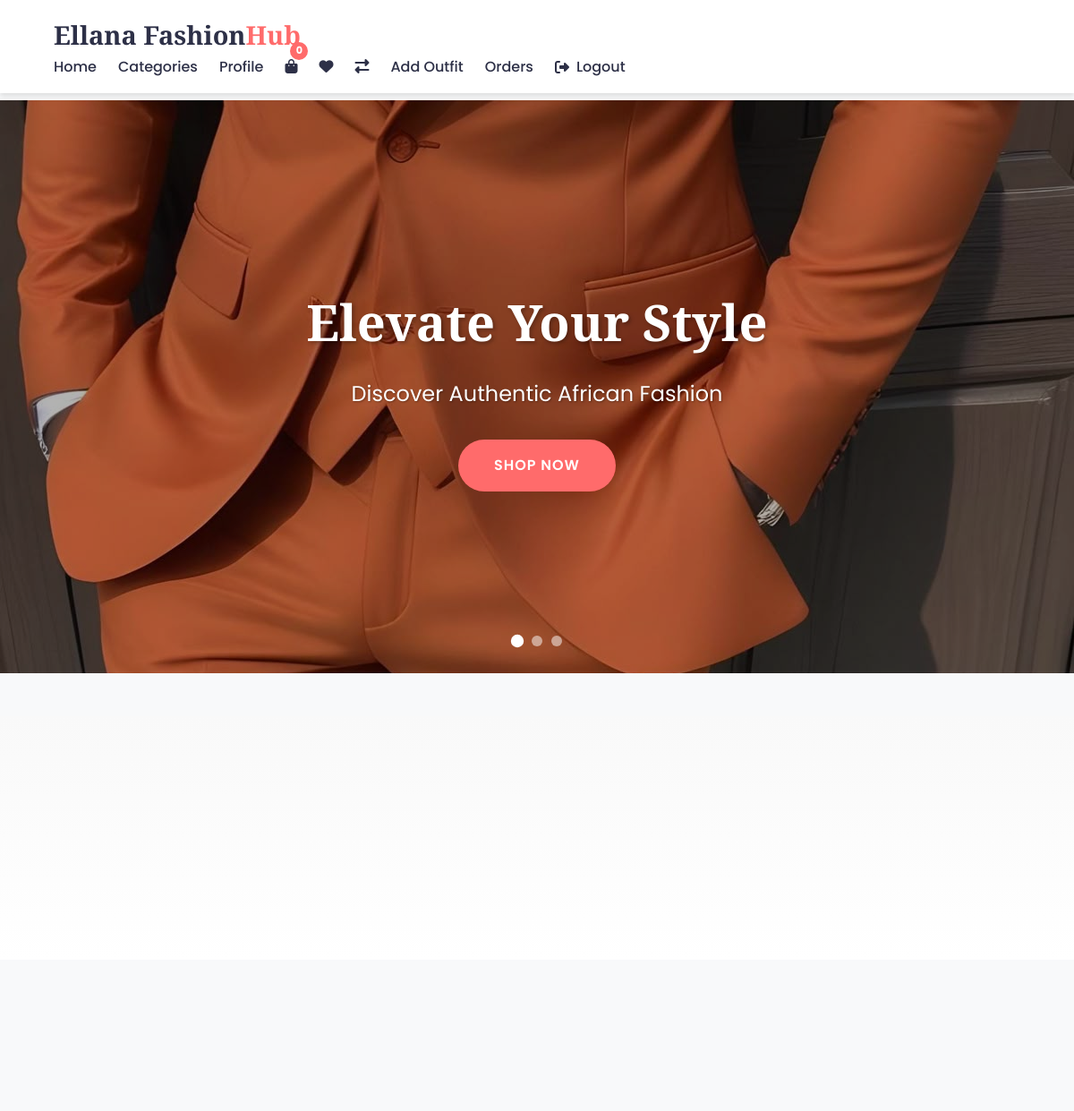
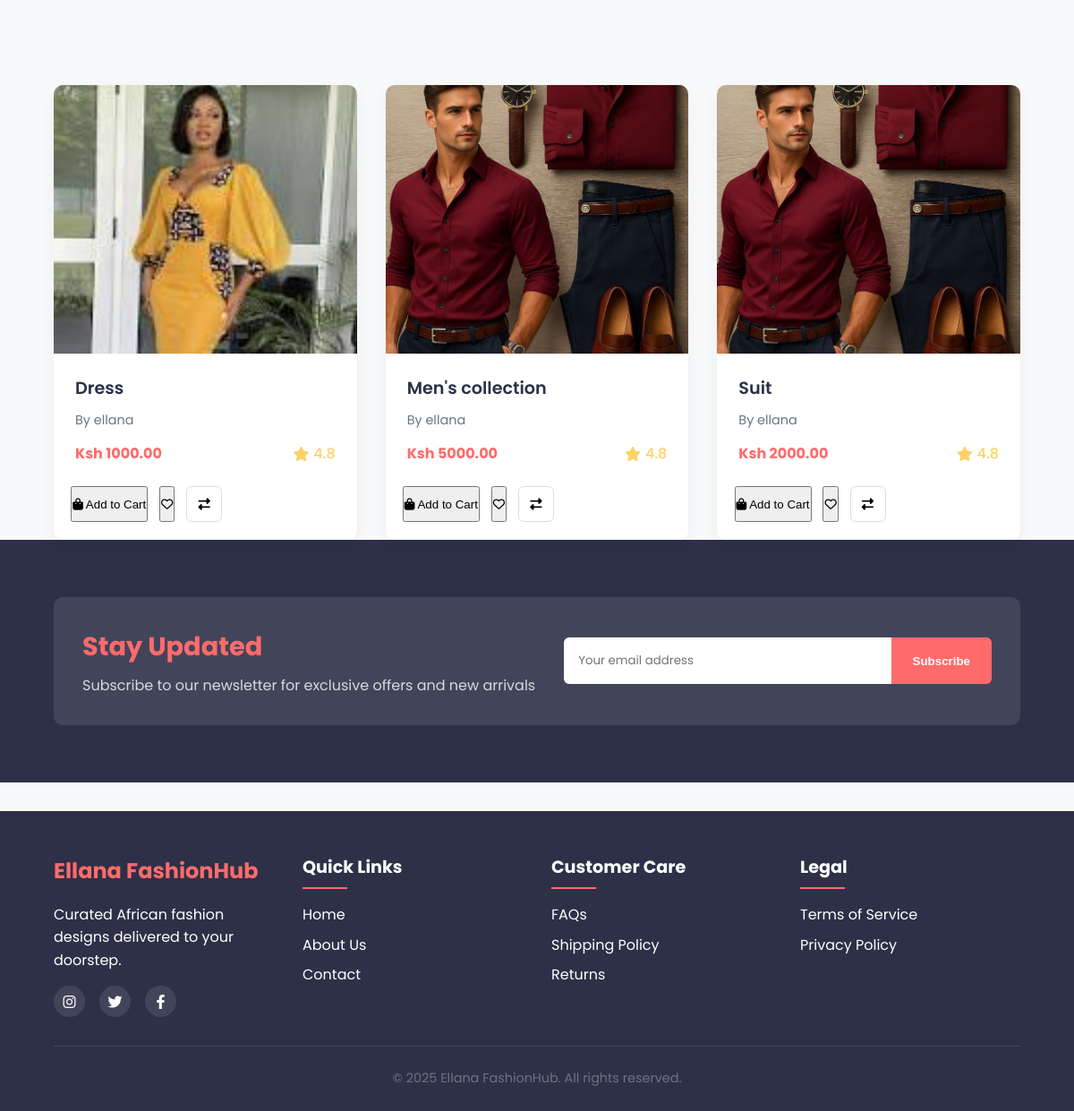
The app's page / (signed in) with its own data (2 pictures, top to bottom).
### core/models.py (models this page shows, shortened)
class Outfit(models.Model):
    name = models.CharField(max_length=200)
    description = models.TextField(blank=True)
    price = models.DecimalField(max_digits=10, decimal_places=2, default=0)
    category = models.ForeignKey(Category, on_delete=models.SET_NULL, null=True, blank=True)
    designer = models.ForeignKey(Profile, on_delete=models.SET_NULL, null=True, related_name='outfits')
    created_at = models.DateTimeField(auto_now_add=True)
    updated_at = models.DateTimeField(auto_now=True)
    image = models.ImageField(upload_to='outfits/', null=True, blank=True)
    is_active = models.BooleanField(default=True)

class Profile(models.Model):
    user = models.OneToOneField(User, on_delete=models.CASCADE)
    bio = models.TextField(blank=True)
    phone = models.CharField(max_length=30, blank=True)
    is_seller = models.BooleanField(default=False)  # single seller flag
    profile_image = models.ImageField(upload_to='profiles/', null=True, blank=True)

### core/views.py (the view)
# urls.py: path('', views.OutfitListView.as_view(), name='outfit_list'),
class OutfitListView(ListView):
    model = Outfit
    template_name = 'core/outfit_list.html'
    context_object_name = 'outfits'
    def get_queryset(self):
        return Outfit.objects.filter(is_active=True).order_by('-created_at')

### core/templates/core/outfit_list.html (shortened to what this page needs)
{% extends 'core/base.html' %}
{% load static %}
{% block content %}
<section class="hero-section">
  <div class="hero-slideshow">
    <div class="slide active slide-1">
      <div class="hero-content">
        <h1 class="hero-title">Elevate Your Style</h1>
        <p class="hero-subtitle">Discover Authentic African Fashion</p>
        <a href="#featured" class="hero-btn pulse">Shop Now</a>
      </div>
    </div>
  </div>
  <div class="slide-dots"></div>
</section>
<section class="categories-section">
  <div class="container">
    <div class="categories-scroller">
    </div>
  </div>
</section>
<section class="outfits-section" id="featured">
  <div class="container">
    <div class="section-header">
    </div>
    <div class="outfits-container view-grid">
      {% for outfit in outfits %}
      <div class="outfit-card" data-category="{{ outfit.category.slug }}" data-price="{{ outfit.price }}">
        <a href="{% url 'outfit_detail' outfit.pk %}" class="outfit-link">
          <div class="outfit-image-container">
            {% if outfit.images %}
            <img src="{{ outfit.image.url }}" alt="{{ outfit.name }}" class="outfit-image">
            {% else %}
            <img src="{% static 'images/placeholder.jpg' %}" alt="No image available" class="outfit-image">
            {% endif %}
          </div>
          <div class="outfit-info">
            <h3 class="outfit-name">{{ outfit.name }}</h3>
            <p class="outfit-designer">By {{ outfit.designer.user.username }}</p>
            <div class="outfit-meta">
              <div class="outfit-price">
                <span class="current-price">Ksh {{ outfit.price }}</span>
              </div>
              <div class="outfit-rating">
                <i class="fas fa-star"></i>
                <span>4.8</span>
              </div>
            </div>
          </div>
        </a>
        <div class="outfit-actions">
          <button class="add-to-cart-btn"  data-outfit-id="{{ outfit.id }}" >
            <i class="fas fa-shopping-bag"></i> Add to Cart
          </button>
          <button class="wishlist-btn" data-outfit-id="{{ outfit.id }}">
            <i class="far fa-heart"></i>
          </button>
          <button class="compare-btn" data-outfit-id="{{ outfit.id }}">
            <i class="fas fa-exchange-alt"></i>
          </button>
        </div>
      </div>
      {% endfor %}
    </div>
  </div>
</section>
<section class="newsletter-section">
  <div class="container">
    <div class="newsletter-box">
      <div class="newsletter-content">
        <h3>Stay Updated</h3>
        <p>Subscribe to our newsletter for exclusive offers and new arrivals</p>
      </div>
      <form class="newsletter-form">
        <input type="email" placeholder="Your email address" required>
        <button type="submit" class="subscribe-btn">Subscribe</button>
      </form>
    </div>
  </div>
</section>
{% endblock %}

### records on screen
Outfit: image (picture), name "Dress", designer.user.username "ellana", price "1000.00"
Outfit: image (picture), name "Men's collection", designer.user.username "ellana", price "5000.00"
Outfit: image (picture), name "Suit", designer.user.username "ellana", price "2000.00"

### other values on screen
{{ cart.values|length|default:"0" }} "0"
